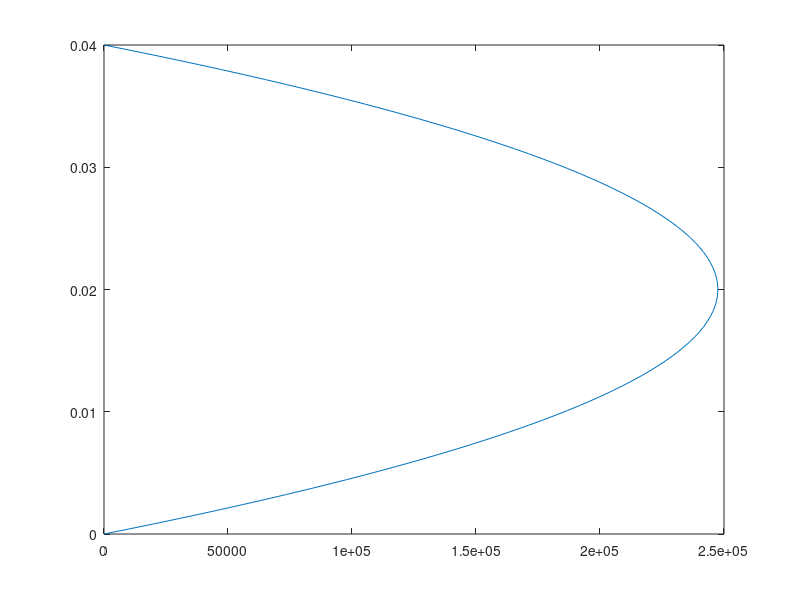

Source code (MATLAB): (Note: this script raises an error after producing the figure.)
%% 1D Steady Flow Simulation between two plates
clear;
clc;
u1=0;
u4=40;
L=0.04;
nx=100;
delx=L/(nx-1);
mu=2e-4;
dpdx=100;
%% Solver
D=(delx*dpdx)/mu;
y=0:delx:L;
dist=y';
p(1,1)=1;
p(1,2:nx)=0;
q(1,nx)=1;
q(1,1:nx-1)=0;
r=toeplitz([2 -1 zeros(1,nx-4)]);
s(1,1)=-1;
s(2:nx-2,1)=0;
t(nx-2,1)=-1;
t(1:nx-3,1)=0;
A(1,:)=p;
A(nx,:)=q;
A(2:nx-1,1)=s;
A(2:nx-1,nx)=t;
A(2:nx-1,2:nx-1)=r;
B(1,1)=u1;
B(nx,1)=u4;
B(2:nx-1,1)=D;
V=inv(A)*B;

%%
plot(V,dist);
streamline(V,dist)
xlabel('Velocity of Flowing Fluid');
ylabel('Distance between the plates');
title(['Velocity Profile of Flowing Fluid between Two Parallel Plates']);

grid on;